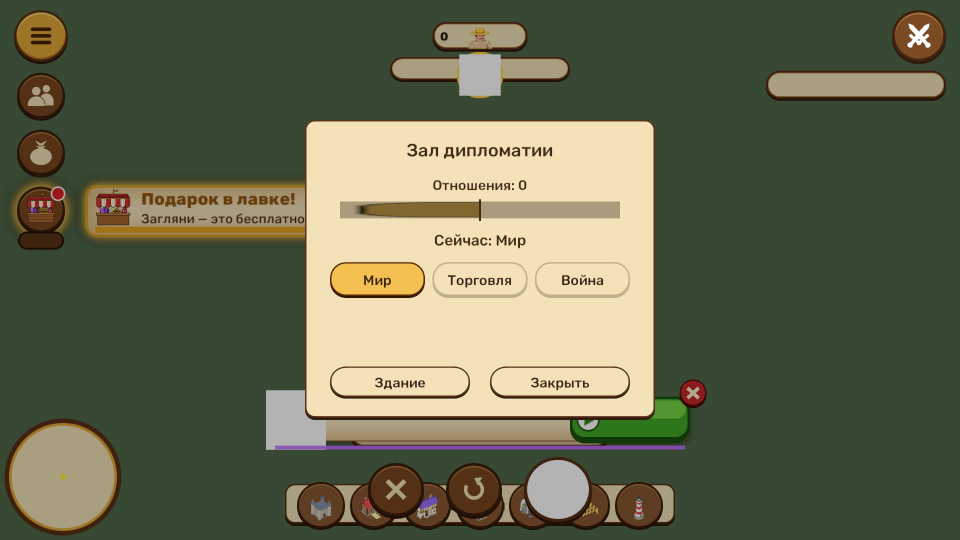
#> input picture Design/ui/DiplomacyWindow_2026-11-17.png, 1920 x 1080 px, given in place of plaque.png, which was not available (shown at 1/2 size)
$ python price4_concepts.py
#> lines starting #> are read from the running program, lines starting #| are printed output that depends on the picture
"""Concepts for prices of up to FOUR resources (the user, 2026-11-13): how the sheet holds them and
how the build menu card and the building card show them. Real HUD sprites and icons.

    python Tools/ui/price4_concepts.py  ->  Design/ui/Price4_Concepts.png
"""
import os
from PIL import Image, ImageDraw, ImageFont

ROOT = os.path.abspath(os.path.join(os.path.dirname(__file__), "..", ".."))
SKIN = os.path.join(ROOT, "Assets/_Project/Resources/HudSkins/Classic")
ICONS = os.path.join(ROOT, "Assets/_Project/UI/Icons")
FONTS = os.path.join(ROOT, "Assets/_Project/Resources/Fonts")
OUT = os.path.join(ROOT, "Design/ui/Price4_Concepts.png")

INK = (70, 42, 20)
CREAM = (255, 246, 225)
GOLD = (255, 214, 90)


def font(size, kind="Bold"):
    return ImageFont.truetype(os.path.join(FONTS, f"Rubik-{kind}.ttf"), size)


def icon(name, size):
    return Image.open(os.path.join(ICONS, name + ".png")).convert("RGBA").resize((size, size), Image.LANCZOS)


def nine(name, size, border):
#> called with name = 'plaque', size = (932, 62), border = (34, 30, 34, 30)
    src = Image.open(os.path.join(SKIN, name + ".png")).convert("RGBA")
    l, b, r, t = border
    sw, sh = src.size
#> sw = 1920; sh = 1080
    w, h = size
    out = Image.new("RGBA", size)
#> out: PIL image 932x62 RGBA; every value is 0
    for sx0, sx1, dx0, dx1 in [(0, l, 0, l), (l, sw - r, l, w - r), (sw - r, sw, w - r, w)]:
        for sy0, sy1, dy0, dy1 in [(0, t, 0, t), (t, sh - b, t, h - b), (sh - b, sh, h - b, h)]:
            if sx1 > sx0 and sy1 > sy0 and dx1 > dx0 and dy1 > dy0:
                out.paste(src.crop((sx0, sy0, sx1, sy1)).resize((dx1 - dx0, dy1 - dy0), Image.LANCZOS), (dx0, dy0))
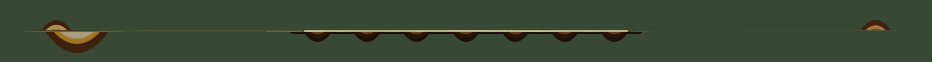
#> out: PIL image 932x62 RGBA; mean R, G, B, A 57.3, 72.7, 50.5, 255
    return out


def title(img, x, y, letter, text):
    d = ImageDraw.Draw(img)
    p = nine("plaque", (int(110 + d.textlength(text, font=font(28))), 62), (34, 30, 34, 30))
    img.alpha_composite(p, (x, y))
    d.text((x + 22, y + 11), letter, font=font(36, "ExtraBold"), fill=(150, 40, 20))
    d.text((x + 62, y + 16), text, font=font(28), fill=INK)


def table(img, x, y, header, rows, widths, hl=None):
    """A sheet-like grid: header row grey, cells white, column letters on top."""
#> called with x = 30, y = 110
    d = ImageDraw.Draw(img)
    rh = 44
    cx = x
    for i, (h, w) in enumerate(zip(header, widths)):
        d.rectangle([cx, y, cx + w, y + rh], fill=(222, 226, 232), outline=(170, 170, 170))
        d.text((cx + 8, y + 11), h, font=font(19), fill=(40, 40, 40))
        cx += w
#> after the loop, cx = 1330
    for r, row in enumerate(rows):
        cx = x
        yy = y + rh * (r + 1)
        for i, (v, w) in enumerate(zip(row, widths)):
            fill = (255, 250, 214) if hl and i in hl else (255, 255, 255)
            d.rectangle([cx, yy, cx + w, yy + rh], fill=fill, outline=(200, 200, 200))
            d.text((cx + 8, yy + 11), v, font=font(19, "Medium"), fill=(30, 30, 30))
            cx += w
    return y + rh * (len(rows) + 1)


def chip_row(img, x, y, items, size=40, gap=14, amount_font=26, ink=INK):
    d = ImageDraw.Draw(img)
    for name, amount in items:
        img.alpha_composite(icon(name, size), (x, y))
        d.text((x + size + 4, y + (size - amount_font) // 2 - 2), str(amount), font=font(amount_font, "ExtraBold"), fill=ink)
        x += size + 8 + int(d.textlength(str(amount), font=font(amount_font, "ExtraBold"))) + gap
    return x


def main():
    W, H = 1920, 1330
    img = Image.new("RGBA", (W, H), (30, 22, 16, 255))
    d = ImageDraw.Draw(img)

    # ---- A: the sheet, four price slots per level
    title(img, 30, 24, "A", "Лист: 4 ячейки цены на каждый уровень (рекомендую)")
    header = ["building", "cost1", "cost1_n", "cost2", "cost2_n", "cost3", "cost3_n", "cost4", "cost4_n", "up2_1", "up2_1_n", "…"]
    widths = [150, 120, 100, 120, 100, 120, 100, 120, 100, 120, 100, 50]
    rows = [
        ["Smelter", "Дерево", "35", "Камень", "25", "", "", "", "", "Дерево", "56", ""],
        ["Bastion", "Дерево", "40", "Камень", "60", "Жел. слиток", "8", "Монеты", "50", "Дерево", "64", ""],
        ["Barracks", "Дерево", "30", "Камень", "20", "Монеты", "40", "", "", "Дерево", "48", ""],
    ]
    yy = table(img, 30, 110, header, rows, widths, hl={1, 3, 5, 7})
#> yy = 286
    notes = [
        "• В ячейке «ресурс» — выпадающий список: Дерево, Камень, Уголь, Медная руда, Железная руда, Золотая руда,",
        "  Медный слиток, Железный слиток, Золотой слиток, Монеты, Еда. Рядом — количество.",
        "• Так же для каждого уровня: up2_1 … up2_4, up3_1 … up5_4 (4 пары на уровень). Пустая пара = нет ресурса.",
        "• Любой ресурс в любой ячейке; больше четырёх не поместится — лист сам не даст.",
    ]
    for i, n in enumerate(notes):
        d.text((40, yy + 16 + i * 34), n, font=font(24, "Medium"), fill=CREAM)

    # ---- B: the sheet, a column per resource (as now, widened)
    yb = yy + 170
#> yb = 456
    title(img, 30, yb, "B", "Лист: столбец на каждый ресурс (как сейчас, только шире)")
#> call 2 of title, with x = 30, y = 456, letter = 'B'
#> in nine (call 2), `out = Image.new("RGBA", size)`: out: PIL image 998x62 RGBA; every value is 0
#> in title (call 2), `img.alpha_composite(p, (x, y))`:
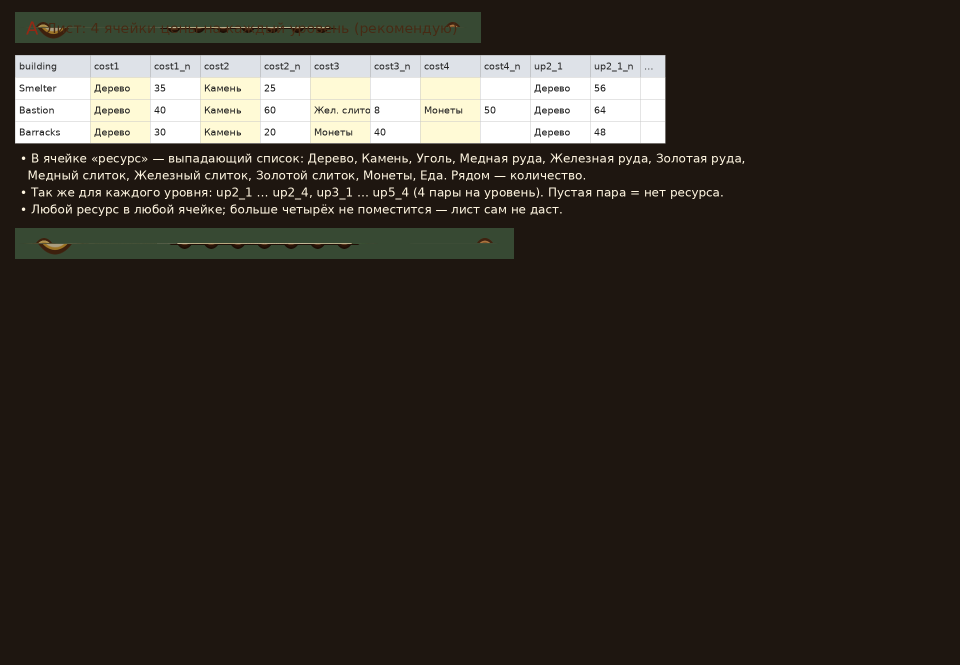
#> img: PIL image 1920x1330 RGBA (shown at 1/2 size); mean R, G, B, A 51.8, 45.5, 38.5, 255
    header = ["building", "cost_wood", "cost_stone", "cost_coal", "cost_copperore", "cost_iron", "cost_gold", "cost_copperbar", "cost_ironbar", "cost_goldbar", "cost_coins"]
    widths = [150, 125, 130, 120, 175, 115, 115, 170, 150, 150, 125]
    rows = [["Bastion", "40", "60", "", "", "", "", "", "8", "", "50"]]
    yy = table(img, 30, yb + 86, header, rows, widths)
#> yy = 630
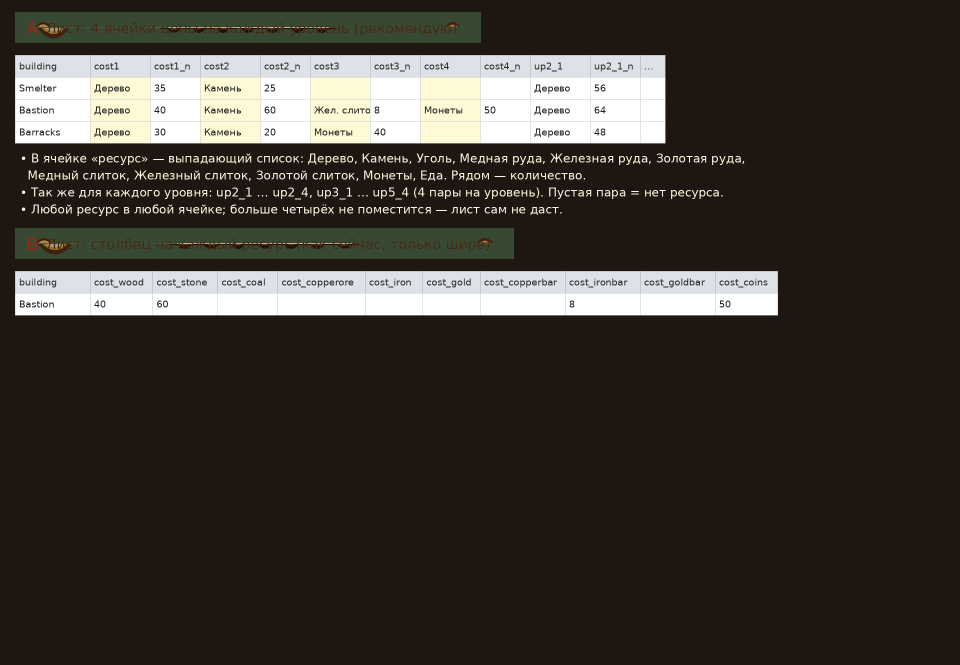
#> img: PIL image 1920x1330 RGBA (shown at 1/2 size); mean R, G, B, A 62.4, 56.6, 50, 255
    d.text((40, yy + 16), "• 11 столбцов на постройку и ещё по 11 на каждый уровень улучшения (55 столбцов), почти все пустые;",
           font=font(24, "Medium"), fill=CREAM)
    d.text((40, yy + 50), "  «не больше 4 ресурсов» лист не проверит — только сборка предупредит.", font=font(24, "Medium"), fill=CREAM)

    # ---- C: how the game shows four
    yc = yy + 130
#> yc = 760
    title(img, 30, yc, "C", "В игре: 4 ресурса в цене")
#> in nine (call 3), `out = Image.new("RGBA", size)`: out: PIL image 474x62 RGBA; every value is 0
    # build menu card: 2 x 2 price chips under the picture
    card = nine("card", (300, 360), (34, 34, 34, 34))
#> call 4 of nine, with name = 'card', size = (300, 360), border = (34, 34, 34, 34)
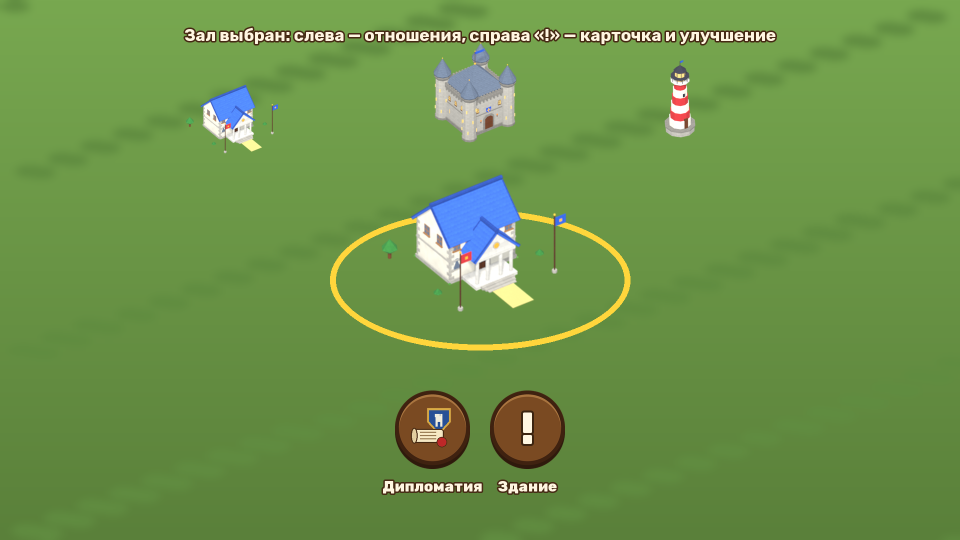
#> input picture Design/ui/Diplomacy_0_Selection.png, 1920 x 1080 px, given in place of card.png, which was not available (shown at 1/2 size)
#> in nine (call 4), `out = Image.new("RGBA", size)`: out: PIL image 300x360 RGBA; every value is 0
#> after the loop in nine (call 4), `for sx0, sx1, dx0, dx1 in [(0, l, 0, l), (l, sw - r, l, w - r), (sw - ..`:
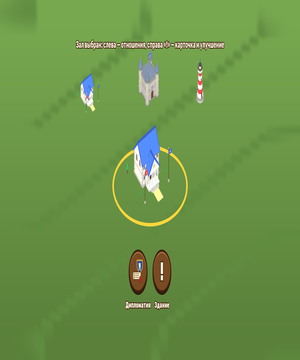
#> out: PIL image 300x360 RGBA; mean R, G, B, A 106.6, 146.8, 71.7, 255
    card.alpha_composite(icon("FortifiedTower", 190), (55, 22))
#> in icon, `return Image.open(os.path.join(ICONS, name + ".png")).convert("RGBA")...`:
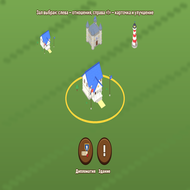
#> returned value: PIL image 190x190 RGBA; mean R, G, B, A 107.8, 146.8, 73.3, 255
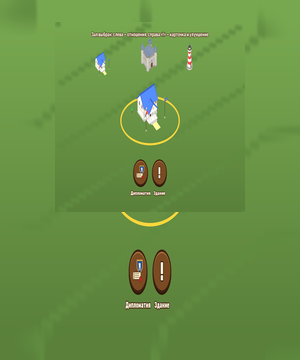
#> card: PIL image 300x360 RGBA; mean R, G, B, A 104, 143.8, 68.4, 255
    cd = ImageDraw.Draw(card)
    cd.text((150 - cd.textlength("Бастион", font=font(26, "ExtraBold")) / 2, 214), "Бастион", font=font(26, "ExtraBold"), fill=INK)
    chip_row(card, 40, 256, [("Res_Wood", 40), ("Res_Stone", 60)], size=34, amount_font=24)
    chip_row(card, 40, 302, [("Res_IronBar", 8), ("Res_Coins", 50)], size=34, amount_font=24)
    img.alpha_composite(card, (60, yc + 90))
    d.text((60, yc + 462), "Карточка в меню строительства:", font=font(22), fill=CREAM)
    d.text((60, yc + 490), "2 цены в ряд, до 2 рядов", font=font(22, "Medium"), fill=CREAM)

    # building card's upgrade block: one row of four
    panel = nine("card", (900, 260), (34, 34, 34, 34))
    pd = ImageDraw.Draw(panel)
    pd.text((40, 30), "Улучшение до 3 уровня", font=font(30, "ExtraBold"), fill=INK)
    band = Image.new("RGBA", (820, 78))
    ImageDraw.Draw(band).rounded_rectangle([0, 0, 819, 77], 18, fill=(236, 214, 170, 255), outline=(150, 110, 60, 255), width=3)
    chip_row(band, 26, 17, [("Res_Wood", 112), ("Res_Stone", 98), ("Res_IronBar", 14), ("Res_Coins", 120)], size=44, amount_font=30)
    panel.alpha_composite(band, (40, 86))
    btn = nine("plaque", (300, 64), (34, 30, 34, 30))
    bd = ImageDraw.Draw(btn)
    bd.text((150 - bd.textlength("Улучшить", font=font(28, "ExtraBold")) / 2, 15), "Улучшить", font=font(28, "ExtraBold"), fill=INK)
    panel.alpha_composite(btn, (300, 180))
    img.alpha_composite(panel, (430, yc + 90))
    d.text((430, yc + 362), "Окно здания: цена улучшения — 4 значка в одну строку;", font=font(22), fill=CREAM)
    d.text((430, yc + 390), "чего не хватает — число красным (как сейчас).", font=font(22, "Medium"), fill=CREAM)

    # what already works
    d.text((1380, yc + 100), "Что уже есть в игре:", font=font(26, "ExtraBold"), fill=GOLD)
    for i, n in enumerate(["• карточка меню уже держит 4 цены", "  (2 ряда по 2);", "• окно здания — любую длину;",
                           "• в данных — любой набор,", "  ограничение только в листе:", "  нет столбцов для меди,",
                           "  медных и золотых слитков", "  в улучшениях."]):
        d.text((1380, yc + 144 + i * 32), n, font=font(22, "Medium"), fill=CREAM)

    os.makedirs(os.path.dirname(OUT), exist_ok=True)
    img.convert("RGB").save(OUT, optimize=True)
    print(OUT)


if __name__ == "__main__":
#> (the run stopped early here; a loop or call above may not have finished)
